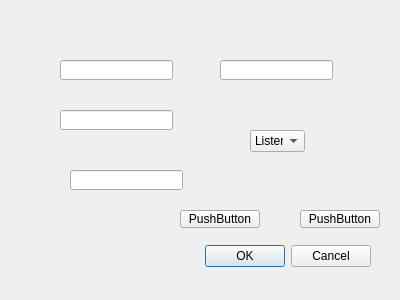
<?xml version="1.0" encoding="UTF-8"?>
<ui version="4.0">
 <class>RegisterWindow</class>
 <widget class="QDialog" name="RegisterWindow">
  <property name="geometry">
   <rect>
    <x>0</x>
    <y>0</y>
    <width>400</width>
    <height>300</height>
   </rect>
  </property>
  <property name="windowTitle">
   <string>Dialog</string>
  </property>
  <widget class="QDialogButtonBox" name="buttonBox">
   <property name="geometry">
    <rect>
     <x>30</x>
     <y>240</y>
     <width>341</width>
     <height>32</height>
    </rect>
   </property>
   <property name="orientation">
    <enum>Qt::Orientation::Horizontal</enum>
   </property>
   <property name="standardButtons">
    <set>QDialogButtonBox::StandardButton::Cancel|QDialogButtonBox::StandardButton::Ok</set>
   </property>
  </widget>
  <widget class="QLineEdit" name="fullNameLineEdit">
   <property name="geometry">
    <rect>
     <x>60</x>
     <y>60</y>
     <width>113</width>
     <height>20</height>
    </rect>
   </property>
  </widget>
  <widget class="QLineEdit" name="userNameLineEdit">
   <property name="geometry">
    <rect>
     <x>220</x>
     <y>60</y>
     <width>113</width>
     <height>20</height>
    </rect>
   </property>
  </widget>
  <widget class="QLineEdit" name="passwordLineEdit">
   <property name="geometry">
    <rect>
     <x>60</x>
     <y>110</y>
     <width>113</width>
     <height>20</height>
    </rect>
   </property>
  </widget>
  <widget class="QLineEdit" name="bioLineEdit">
   <property name="geometry">
    <rect>
     <x>70</x>
     <y>170</y>
     <width>113</width>
     <height>20</height>
    </rect>
   </property>
  </widget>
  <widget class="QPushButton" name="registerButton">
   <property name="geometry">
    <rect>
     <x>180</x>
     <y>210</y>
     <width>80</width>
     <height>18</height>
    </rect>
   </property>
   <property name="text">
    <string>PushButton</string>
   </property>
  </widget>
  <widget class="QPushButton" name="backButton">
   <property name="geometry">
    <rect>
     <x>300</x>
     <y>210</y>
     <width>80</width>
     <height>18</height>
    </rect>
   </property>
   <property name="text">
    <string>PushButton</string>
   </property>
  </widget>
  <widget class="QComboBox" name="roleComboBox">
   <property name="geometry">
    <rect>
     <x>250</x>
     <y>130</y>
     <width>55</width>
     <height>22</height>
    </rect>
   </property>
   <item>
    <property name="text">
     <string>Listener</string>
    </property>
   </item>
   <item>
    <property name="text">
     <string>Artist</string>
    </property>
   </item>
  </widget>
 </widget>
 <resources/>
 <connections>
  <connection>
   <sender>buttonBox</sender>
   <signal>accepted()</signal>
   <receiver>RegisterWindow</receiver>
   <slot>accept()</slot>
   <hints>
    <hint type="sourcelabel">
     <x>248</x>
     <y>254</y>
    </hint>
    <hint type="destinationlabel">
     <x>157</x>
     <y>274</y>
    </hint>
   </hints>
  </connection>
  <connection>
   <sender>buttonBox</sender>
   <signal>rejected()</signal>
   <receiver>RegisterWindow</receiver>
   <slot>reject()</slot>
   <hints>
    <hint type="sourcelabel">
     <x>316</x>
     <y>260</y>
    </hint>
    <hint type="destinationlabel">
     <x>286</x>
     <y>274</y>
    </hint>
   </hints>
  </connection>
 </connections>
</ui>
